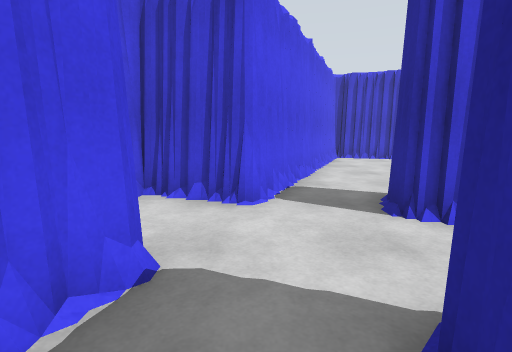
[1] (above)

21 first-person views from a walk through a robot-simulator world made for Gazebo. The camera is 1.2 m above the floor, tilts 8° down and sees 80° across. The floor is counted in squares, 1 m on a side. Each view is taken from the middle of a square. On the plan, view 1 faces up. The plan holds only what a view shows up to about 13 squares ahead; the rest is blank. The place goes on beyond the plan.

[2]
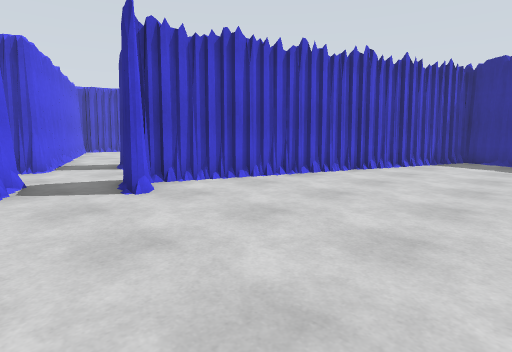

[3]
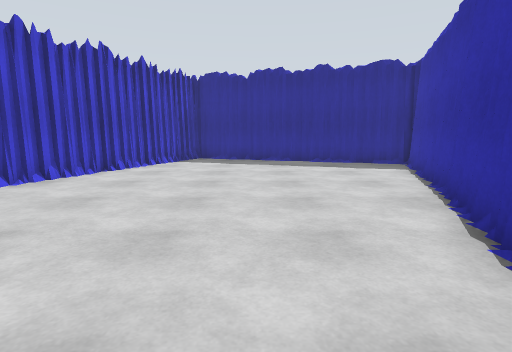

[4]
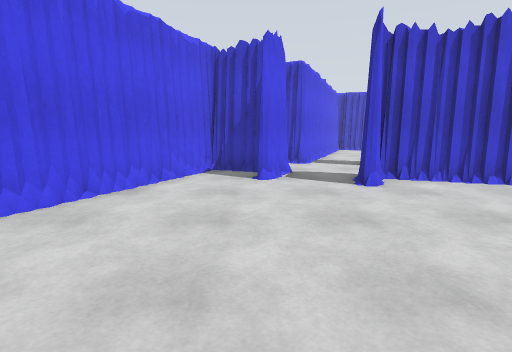

[5]
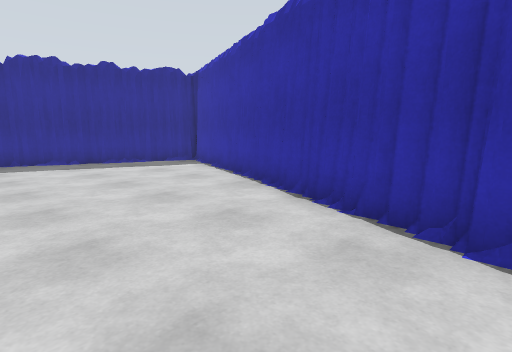

[6]
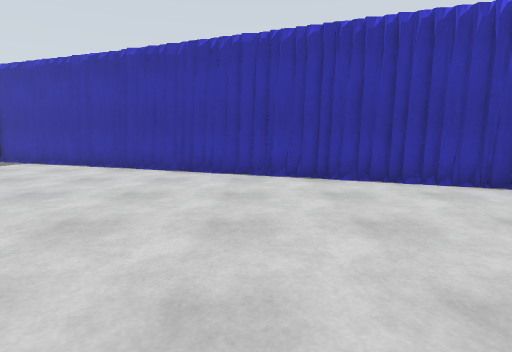

[7]
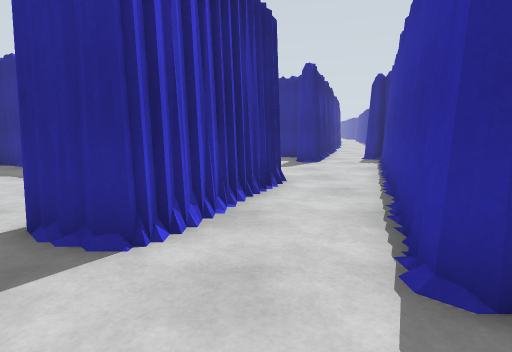

[8]
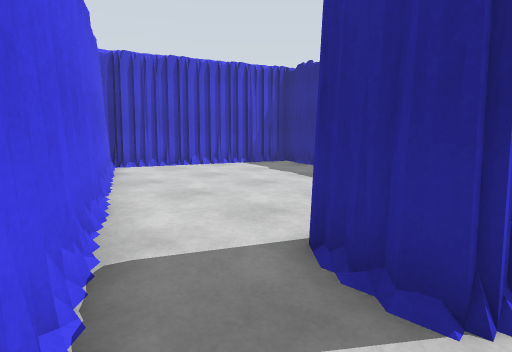

[9]
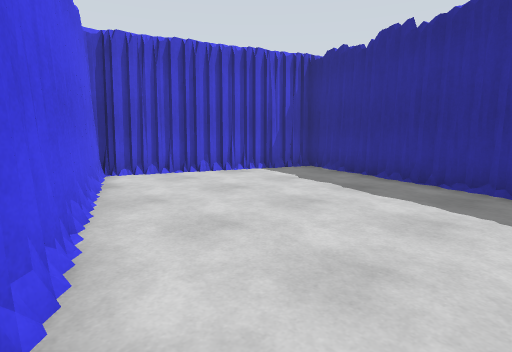

[10]
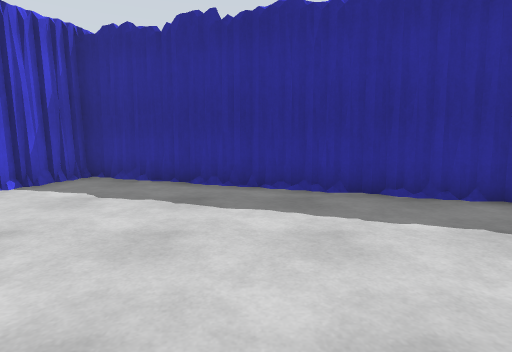

[11]
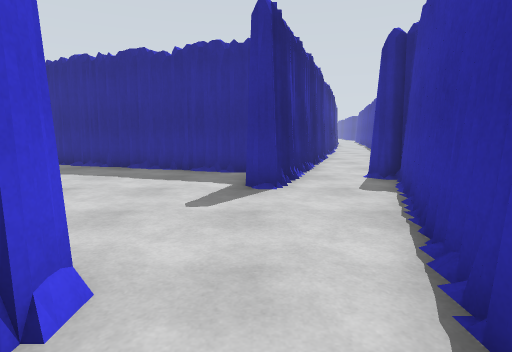

[12]
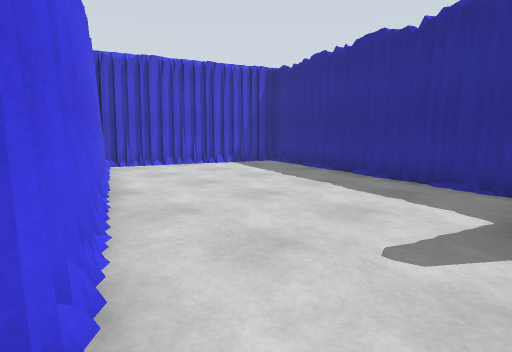

[13]
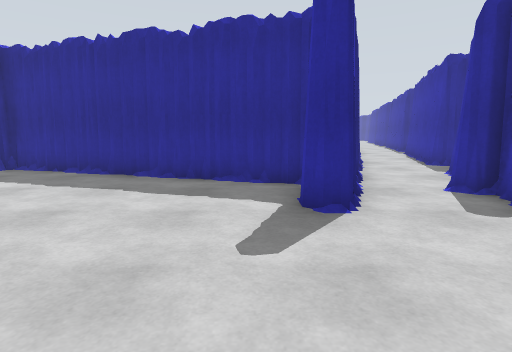

[14]
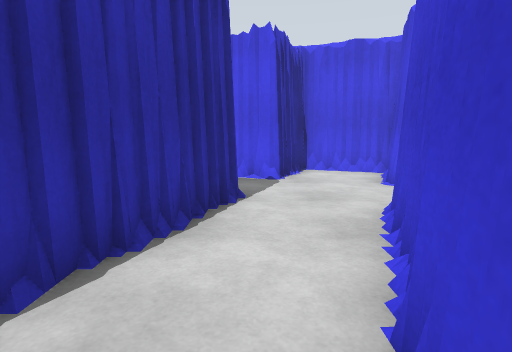

[15]
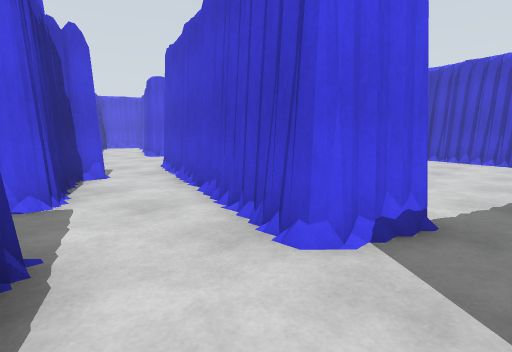

[16]
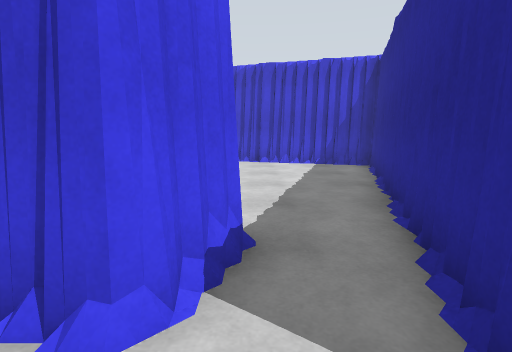

[17]
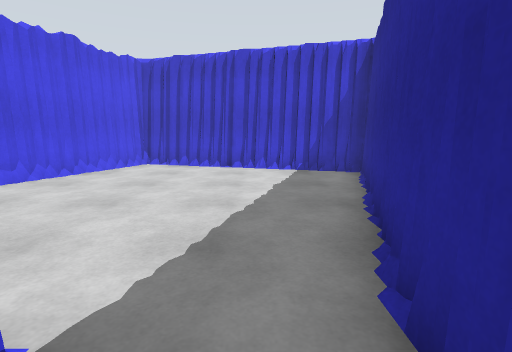

[18]
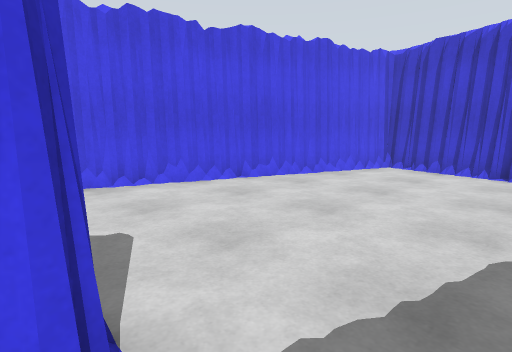

[19]
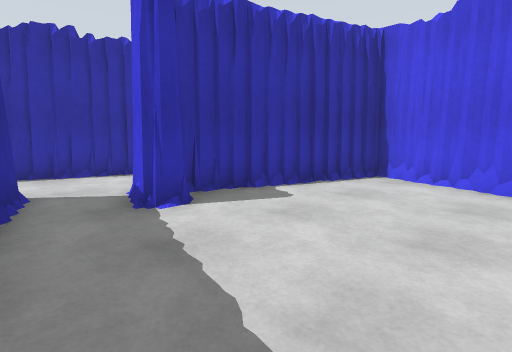

[20]
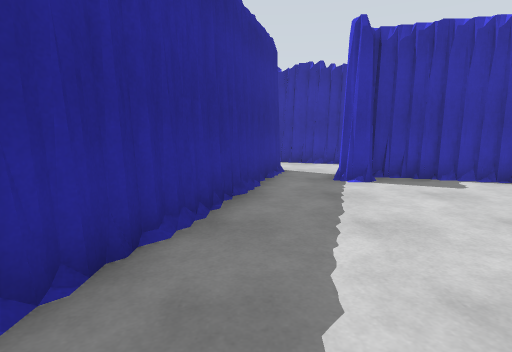

[21]
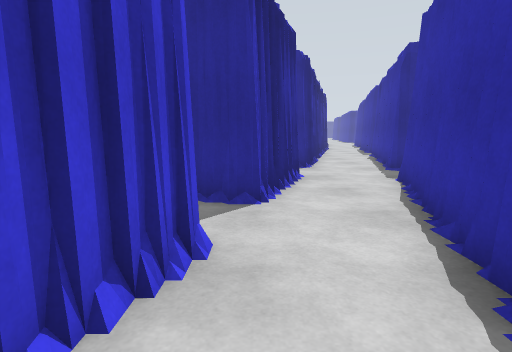

### Floor plan
Key: @ floor where view 1 was taken; # wall or solid block; . floor.
Columns run from 5 left of view 1 to 30 right of it. Each row starts with its distance up from view 1.
 15         #####
 14         #...###
 13        ##.....####
 12        #.......#.####
 11        #.......#....###
 10       ##......##......####
  9       #.......#.......#..####
  8       #.......#......##.....###
  7      ##......##......#........#
  6   ####.......#.......#........#
  5   #.....#....#......##........#
  4   #.....###.##......#........##
  3  ###......###.......#........#
  2  #.#...............##........#
  1 ##.#..####.......###........##
  0 #....@#..####.....####......#
 -1 #...........###......#####..#
 -2 ..............#####.....##..#
 -3 .................####.......###
 -4 .................## ##........##
 -5 .................#    .####......###
 -6 #................#        ####......
 -7 ###.............##           #......
 -8   ####..........#               ####
 -9      ###........#
-10        ####....##
-11           ####.#
-12              ###

Positions as (right, up) in squares from view 1, and headings:
1: (0, 0), facing up
2: (-2, -6), facing up-right
3: (-2, -6), facing right
4: (-2, -7), facing up
5: (-2, -4), facing down-right
6: (-1, 1), facing down
7: (-1, 3), facing right
8: (0, 4), facing up-right
9: (1, 6), facing up-right
10: (2, 8), facing right
11: (5, 1), facing right
12: (7, 1), facing up-right
13: (7, 2), facing right
14: (7, 2), facing left
15: (22, -5), facing up-left
16: (21, -4), facing up
17: (22, -2), facing up
18: (22, -1), facing up-left
19: (23, 4), facing down-left
20: (23, 7), facing down
21: (17, -3), facing right
